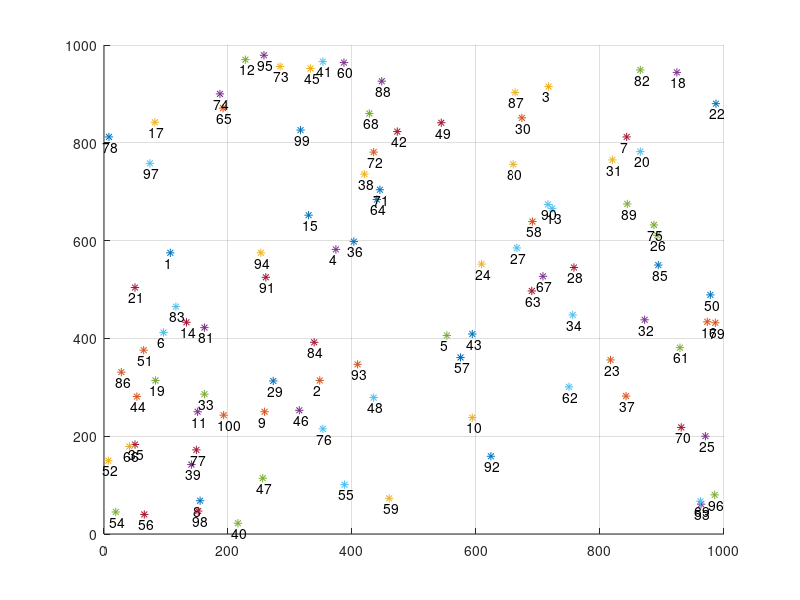

Recreate this plot in MATLAB. (Note: this script raises an error after producing the figure.)
%% Khai báo
clear; clc; clear global;
% Kích thước mặt phẳng 1000x1000
x = 1000;
y = 1000;
CountNode = 100; % Số lượng các node
W = 2;
R = 0.3; % RPRAM
C = 12; % Dung lượng liên kết
Alpha = 0.4;
Umin = 0.85; % Hệ số Prim-Dijkstra

% Tạo ma trận node kích thước 100x2 chứa tọa độ 100 node
Node = randi(x,CountNode,2); 
x_Node=Node(:,1);   % Hoành độ của node
y_Node=Node(:,2);   % Tung độ của node

% Vẽ đồ thị các node
figure;
axis([0 x 0 y]);  % Giới hạn trục x, y
hold on;grid on;

for i=1:length(Node)
    %figure(1)
    draw(i)=scatter(x_Node(i),y_Node(i),'*k');  % Vẽ các node
    Show_Index(i)=text(x_Node(i)-10,y_Node(i)-20,num2str(i));  % Đánh chỉ số cho các node
end

% Khai báo biến lưu lượng - Traffic
Traffic = setup_Traffic(Node);
Price = priceCalculate(Node, Traffic, C, W, x_Node, y_Node, R, CountNode, Alpha, Umin);
